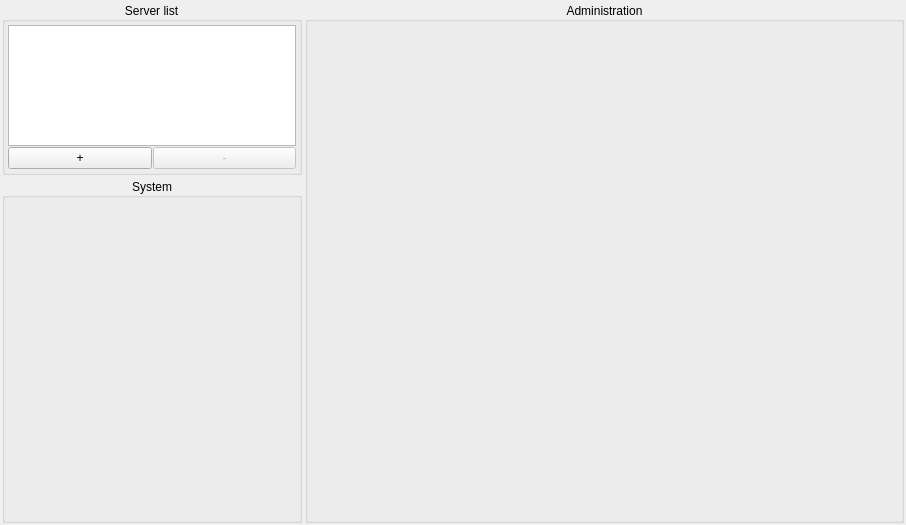
<?xml version="1.0" encoding="UTF-8"?>
<ui version="4.0">
 <class>ServerManagementForm</class>
 <widget class="QWidget" name="ServerManagementForm">
  <property name="geometry">
   <rect>
    <x>0</x>
    <y>0</y>
    <width>906</width>
    <height>525</height>
   </rect>
  </property>
  <property name="windowTitle">
   <string>Server management</string>
  </property>
  <layout class="QHBoxLayout" name="horizontalLayout" stretch="1,2">
   <property name="spacing">
    <number>3</number>
   </property>
   <property name="leftMargin">
    <number>2</number>
   </property>
   <property name="topMargin">
    <number>2</number>
   </property>
   <property name="rightMargin">
    <number>2</number>
   </property>
   <property name="bottomMargin">
    <number>2</number>
   </property>
   <item>
    <layout class="QVBoxLayout" name="verticalLayout_5" stretch="1,2">
     <item>
      <widget class="QGroupBox" name="groupBox_4">
       <property name="title">
        <string>Server list</string>
       </property>
       <property name="alignment">
        <set>Qt::AlignCenter</set>
       </property>
       <layout class="QVBoxLayout" name="verticalLayout_6">
        <property name="spacing">
         <number>1</number>
        </property>
        <property name="leftMargin">
         <number>3</number>
        </property>
        <property name="topMargin">
         <number>3</number>
        </property>
        <property name="rightMargin">
         <number>3</number>
        </property>
        <property name="bottomMargin">
         <number>3</number>
        </property>
        <item>
         <widget class="QTreeView" name="treeViewServers">
          <property name="verticalScrollMode">
           <enum>QAbstractItemView::ScrollPerPixel</enum>
          </property>
          <property name="animated">
           <bool>true</bool>
          </property>
          <property name="wordWrap">
           <bool>true</bool>
          </property>
          <property name="headerHidden">
           <bool>false</bool>
          </property>
         </widget>
        </item>
        <item>
         <layout class="QHBoxLayout" name="horizontalLayout_2">
          <item>
           <widget class="QPushButton" name="pushButtonAddServer">
            <property name="text">
             <string>+</string>
            </property>
           </widget>
          </item>
          <item>
           <widget class="QPushButton" name="pushButtonRemoveServer">
            <property name="enabled">
             <bool>false</bool>
            </property>
            <property name="text">
             <string>-</string>
            </property>
           </widget>
          </item>
         </layout>
        </item>
       </layout>
      </widget>
     </item>
     <item>
      <widget class="QGroupBox" name="groupBox_5">
       <property name="title">
        <string>System</string>
       </property>
       <property name="alignment">
        <set>Qt::AlignCenter</set>
       </property>
       <layout class="QVBoxLayout" name="verticalLayout_7">
        <item>
         <widget class="SystemStatusWidget" name="serverStatus" native="true"/>
        </item>
        <item>
         <spacer name="verticalSpacer">
          <property name="orientation">
           <enum>Qt::Vertical</enum>
          </property>
          <property name="sizeHint" stdset="0">
           <size>
            <width>20</width>
            <height>40</height>
           </size>
          </property>
         </spacer>
        </item>
       </layout>
      </widget>
     </item>
    </layout>
   </item>
   <item>
    <widget class="QGroupBox" name="groupBox_3">
     <property name="title">
      <string>Administration</string>
     </property>
     <property name="alignment">
      <set>Qt::AlignCenter</set>
     </property>
    </widget>
   </item>
  </layout>
 </widget>
 <customwidgets>
  <customwidget>
   <class>SystemStatusWidget</class>
   <extends>QWidget</extends>
   <header>gui/widgets/systemstatuswidget.hpp</header>
   <container>1</container>
  </customwidget>
 </customwidgets>
 <resources/>
 <connections/>
</ui>
